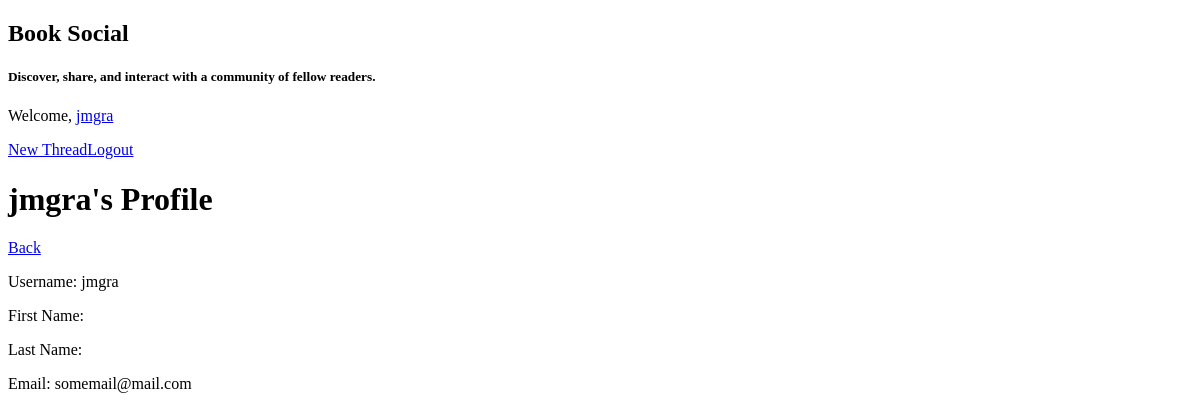
Page /users/jmgra/ (signed in) on the earlier database version.
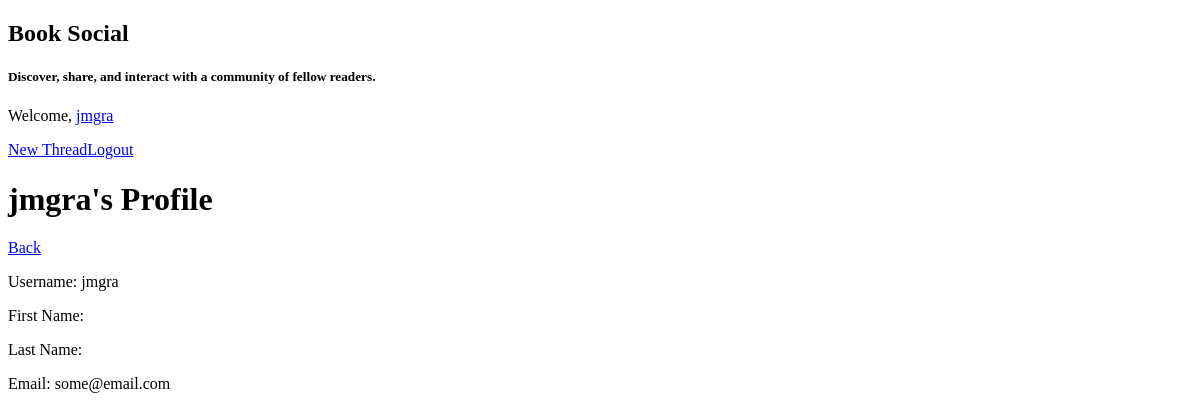
Same page on the later database version.
### users/models.py (models this page shows, shortened)
class CustomUser(AbstractUser):
    username = models.CharField(max_length=50, unique=True)
    first_name = models.CharField(max_length=50)
    last_name = models.CharField(max_length=50)
    email = models.EmailField(max_length=254)

### users/views.py (the view)
# urls.py: path('<str:username>/', views.ProfileView.as_view(), name='profile')
class ProfileView(LoginRequiredMixin, DetailView):
    model = CustomUserChangeForm
    template_name = 'profile.html'
    context_object_name = 'user_profile'
    def get_object(self):
        return get_object_or_404(CustomUser, username=self.kwargs['username'])

### templates/profile.html
{% extends "base.html" %}
  {% block content %}
  <div>
    <h1>{{user.username}}'s Profile</h1>
    <a id='profile-back' href="{% url 'threads:home' %}">Back</a>
    <p>Username: {{user.username}}</p>
    <p>First Name: {{user.first_name}}</p>
    <p>Last Name: {{user.last_name}}</p>
    <p>Email: {{user.email}}</p>
  </div>
{% endblock %}

### templates/base.html (shortened to what this page needs)
<!DOCTYPE html>
{% load static %}
<html lang="en" dir="ltr">
  <head>
  </head>
  <body>
  <div id="app">
    <nav>
      <div>
        <h1 class='primary'>Book Social</h1>
        <h5>Discover, share, and interact with a community of fellow readers.</h5>
      </div>
      <div>
        {% if user.is_authenticated %}
        <p>Welcome, <span><a href="{% url 'users:profile' user.username %}">{{user.username}}</a></span></p>
          <a href="{% url 'threads:new' %}">New Thread</a>
          <a href="{% url 'logout' %}">Logout</a>
        {% endif %}
      </div>
    </nav>
    {% block content %}
    {% endblock %}
  </div>
  </body>
</html>

Differences in the rows shown:
changed CustomUser "jmgra": email "somemail@mail.com" → "some@email.com"
